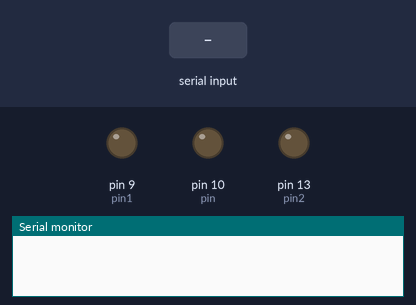
A sketch run on a simulated Arduino Leonardo, built with avr-gcc and run on an emulated ATmega32U4. On the bench: output pins drawn as LEDs (lit = HIGH), the last lines printed to the serial monitor. The test bench sets the inputs (shaded band).

Above: at 1.2 s.
1.3 s: "1" received over Serial
At 2.5 s:
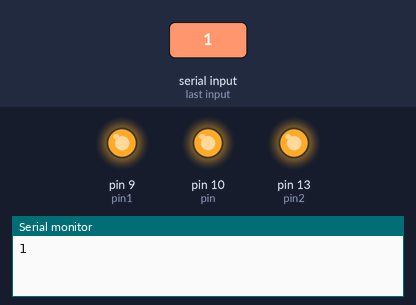
2.8 s: "0" received over Serial
At 3.6 s:
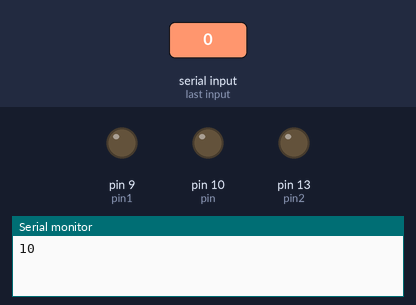
Timing chart, 0 to 5.8 s (numbered marks = the images above; inputs shaded):
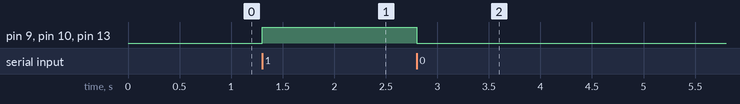

The sketch:

sketch_MultiLeds.ino
```cpp
#include <Keyboard.h>
char serialData;
int pin = 10;
int pin1 = 9;
int pin2 = 13;
void setup() {
    pinMode(pin, OUTPUT);
    pinMode(pin1, OUTPUT);
    pinMode(pin2, OUTPUT);
    Serial.begin(9600);
}

//ciclo infinito
void loop() {
    if (Serial.available() > 0){

      serialData = Serial.read();
      Serial.print(serialData);

      if (serialData == '1'){

        digitalWrite(pin, HIGH);
        digitalWrite(pin1,HIGH);
        digitalWrite(pin2, HIGH);}

      else if (serialData == '0'){

        digitalWrite(pin, LOW);
        digitalWrite(pin1,LOW);
        digitalWrite(pin2,LOW);}
    }
}
```

Measured:
- after the input at 1.3 s, pin 9 (pin1), pin 10 (pin), pin 13 (pin2): LOW → HIGH at once
- after the input at 2.8 s, pin 9 (pin1), pin 10 (pin), pin 13 (pin2): HIGH → LOW at once
